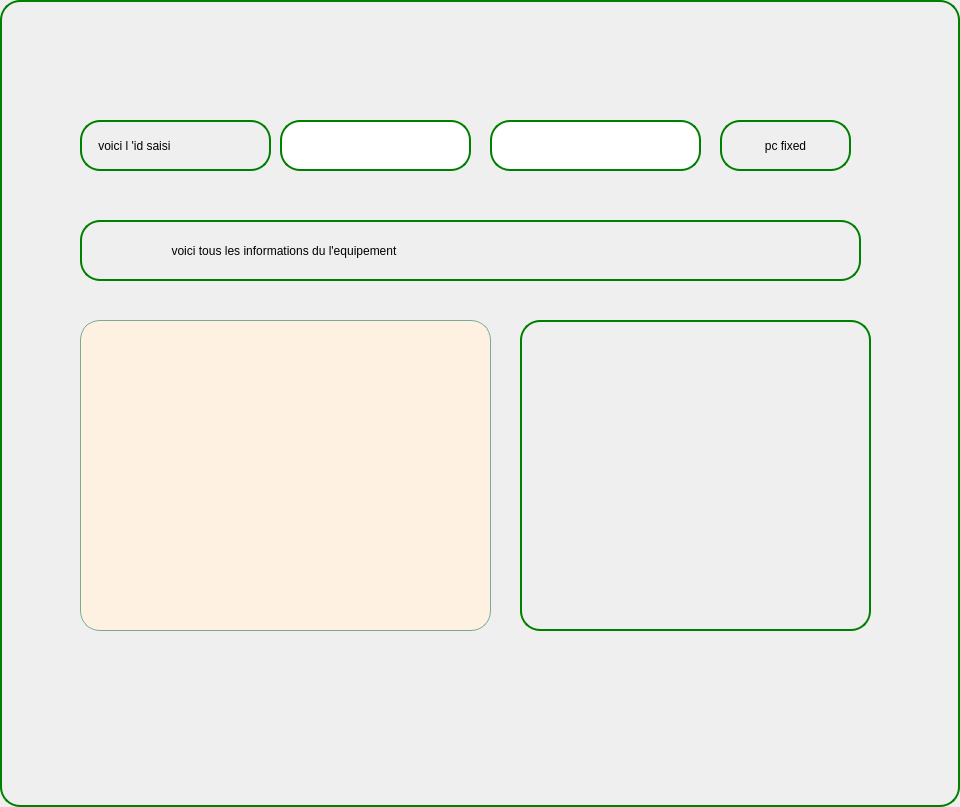
<?xml version="1.0" encoding="UTF-8"?>
<ui version="4.0">
 <class>arduino</class>
 <widget class="QDialog" name="arduino">
  <property name="geometry">
   <rect>
    <x>0</x>
    <y>0</y>
    <width>960</width>
    <height>807</height>
   </rect>
  </property>
  <property name="windowTitle">
   <string>Dialog</string>
  </property>
  <property name="styleSheet">
   <string notr="true">border:2px solid green;
border-radius: 20px;
</string>
  </property>
  <widget class="QLabel" name="label">
   <property name="geometry">
    <rect>
     <x>80</x>
     <y>120</y>
     <width>191</width>
     <height>51</height>
    </rect>
   </property>
   <property name="text">
    <string>    voici l 'id saisi</string>
   </property>
  </widget>
  <widget class="QLabel" name="label_3">
   <property name="geometry">
    <rect>
     <x>80</x>
     <y>220</y>
     <width>781</width>
     <height>61</height>
    </rect>
   </property>
   <property name="text">
    <string>                          voici tous les informations du l'equipement </string>
   </property>
  </widget>
  <widget class="QTableView" name="tableView">
   <property name="geometry">
    <rect>
     <x>80</x>
     <y>320</y>
     <width>411</width>
     <height>311</height>
    </rect>
   </property>
   <property name="styleSheet">
    <string notr="true">background-color: rgb(133, 144, 121);
background-color: rgb(255, 241, 226);
border:1px solid ;
border-color: rgb(121, 170, 147);</string>
   </property>
  </widget>
  <widget class="QLabel" name="label_4">
   <property name="geometry">
    <rect>
     <x>490</x>
     <y>120</y>
     <width>211</width>
     <height>51</height>
    </rect>
   </property>
   <property name="styleSheet">
    <string notr="true">QLabel{background-color: rgb(255, 255, 255);
border_radius:15px;}</string>
   </property>
   <property name="text">
    <string/>
   </property>
  </widget>
  <widget class="QLineEdit" name="lineEdit">
   <property name="geometry">
    <rect>
     <x>280</x>
     <y>120</y>
     <width>191</width>
     <height>51</height>
    </rect>
   </property>
  </widget>
  <widget class="QPushButton" name="pushButton">
   <property name="geometry">
    <rect>
     <x>720</x>
     <y>120</y>
     <width>131</width>
     <height>51</height>
    </rect>
   </property>
   <property name="text">
    <string>pc fixed</string>
   </property>
  </widget>
  <widget class="QPushButton" name="pushButton_2">
   <property name="geometry">
    <rect>
     <x>520</x>
     <y>320</y>
     <width>351</width>
     <height>311</height>
    </rect>
   </property>
   <property name="text">
    <string/>
   </property>
   <property name="icon">
    <iconset resource="resources.qrc">
     <normaloff>:/home page/image (1).png</normaloff>:/home page/image (1).png</iconset>
   </property>
   <property name="iconSize">
    <size>
     <width>250</width>
     <height>1330</height>
    </size>
   </property>
  </widget>
 </widget>
 <resources>
  <include location="resources.qrc"/>
 </resources>
 <connections/>
</ui>
